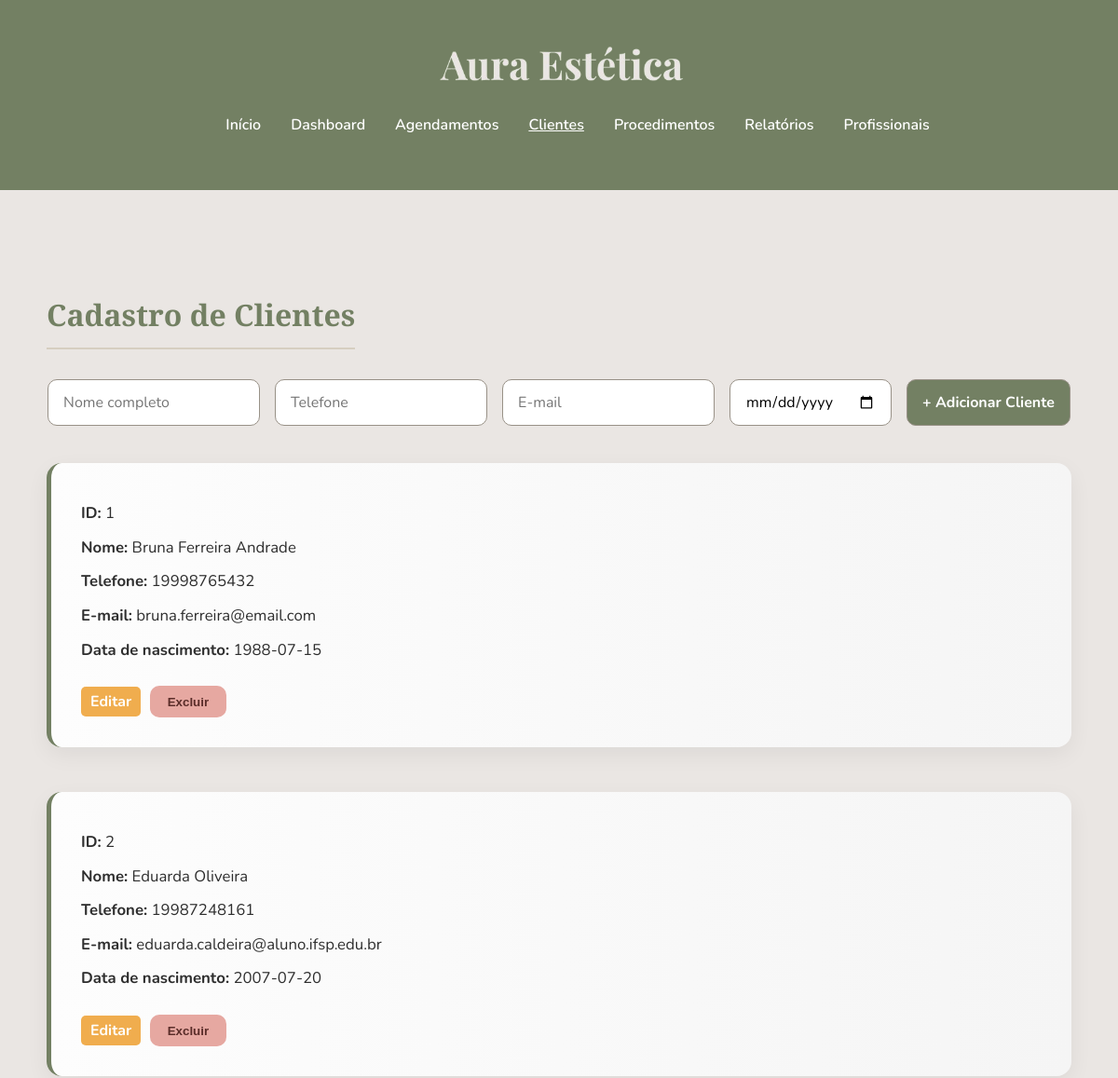
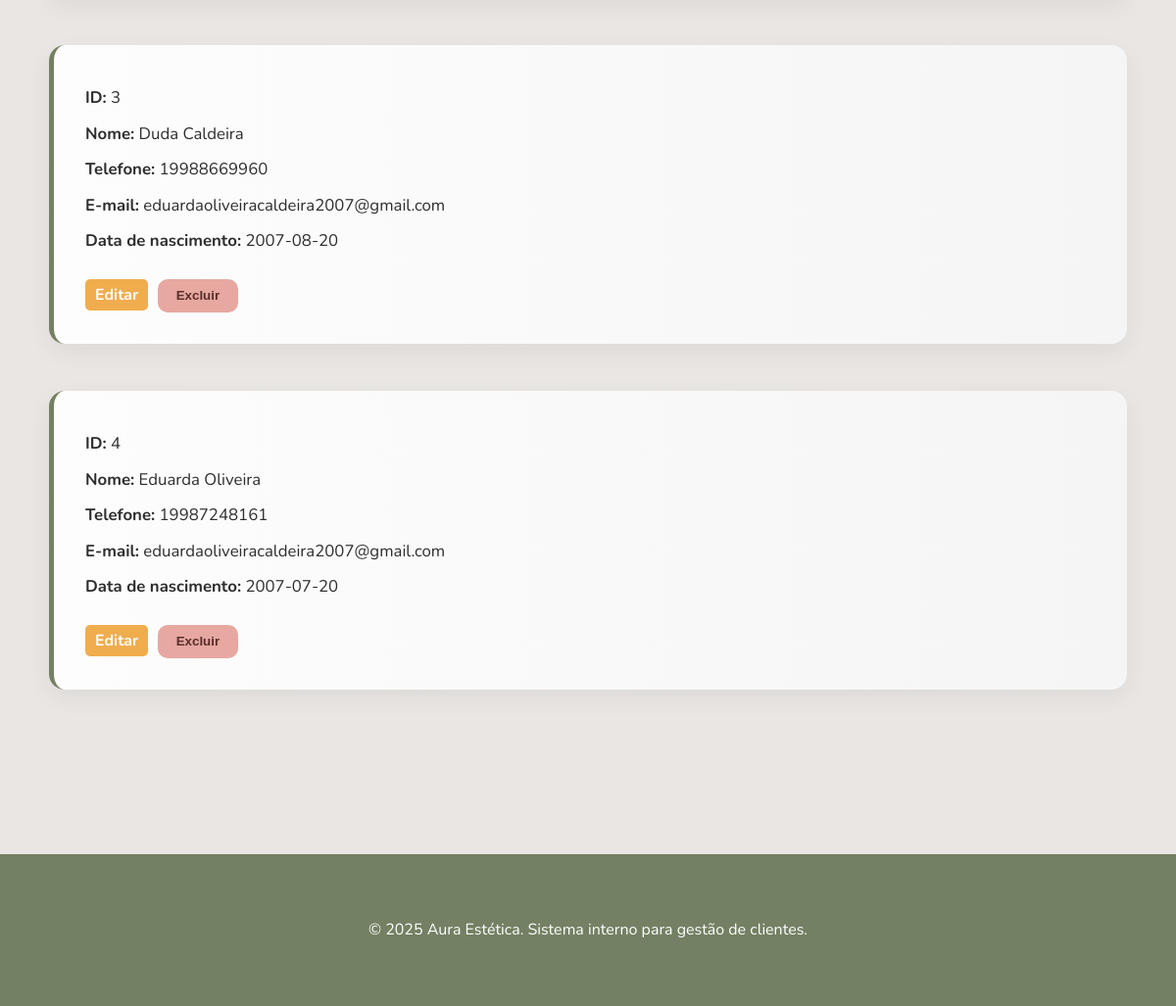
Screenshot of /clientes with the database file from the repository (2 pictures, top to bottom).
### app.py (models this page shows)
class Cliente(db.Model):
    id = db.Column(db.Integer, primary_key=True)
    nome = db.Column(db.String(100), nullable=False)
    telefone = db.Column(db.String(20), nullable=False)
    email = db.Column(db.String(100), nullable=False)
    data_nascimento = db.Column(db.String(10), nullable=False)

### app.py (the view, shortened to what this page needs)
@app.route('/clientes', methods=['GET', 'POST'])
def clientes():
    return render_template('clientes.html', clientes=Cliente.query.all(), cliente_em_edicao=None)

### templates/clientes.html (shortened to what this page needs)
<!DOCTYPE html>
<html lang="pt-br">
<head>
  <link rel="stylesheet" href="{{ url_for('static', filename='estilo/style.css') }}" />
</head>
<body>
  <header class="header">
    <div class="container header-flex">
      <div class="logo-container">
        <img src="{{ url_for('static', filename='img/logoAura.png') }}" alt="Logo Aura Estética" class="logo-img" />
      </div>
      <nav class="nav">
        <ul>
          <li><a href="{{ url_for('inicio') }}">Início</a></li>
          <li><a href="{{ url_for('dashboard') }}">Dashboard</a></li>
          <li><a href="{{ url_for('agendamentos') }}">Agendamentos</a></li>
          <li><a href="{{ url_for('clientes') }}" class="active">Clientes</a></li>
          <li><a href="{{ url_for('procedimentos') }}">Procedimentos</a></li>
          <li><a href="{{ url_for('relatorios') }}">Relatórios</a></li>
          <li><a href="{{ url_for('profissionais') }}">Profissionais</a></li>
        </ul>
      </nav>
    </div>
  </header>
  <section class="section">
    <div class="container">
      <h2>Cadastro de Clientes</h2>
      {% if not cliente_em_edicao %}
      <form method="POST" class="filter-form">
        <input type="text" name="nome" placeholder="Nome completo" required>
        <input type="text" name="telefone" placeholder="Telefone" required>
        <input type="email" name="email" placeholder="E-mail" required>
        <input type="date" name="data_nascimento" placeholder="Data de nascimento" required>
        <button type="submit" class="btn-adicionar">+ Adicionar Cliente</button>
      </form>
      {% endif %}
      <div class="agendamentos-lista" style="margin-top: 2rem;">
        {% for c in clientes %}
        <div class="agendamento">
          {% if cliente_em_edicao and cliente_em_edicao.id == c.id %}
          <form method="POST" action="{{ url_for('atualizar_cliente', id=c.id) }}">
            <input type="text" name="nome" value="{{ c.nome }}" required>
            <input type="text" name="telefone" value="{{ c.telefone }}" required>
            <input type="email" name="email" value="{{ c.email }}" required>
            <input type="date" name="data_nascimento" value="{{ c.data_nascimento }}" required>
            <button type="submit" class="btn-adicionar">Salvar</button>
            <a href="{{ url_for('clientes') }}" class="btn-cancelar">Cancelar</a>
          </form>
          {% else %}
          <p><strong>ID:</strong> {{ c.id }}</p>
          <p><strong>Nome:</strong> {{ c.nome }}</p>
          <p><strong>Telefone:</strong> {{ c.telefone }}</p>
          <p><strong>E-mail:</strong> {{ c.email }}</p>
          <p><strong>Data de nascimento:</strong> {{ c.data_nascimento }}</p>
          <form action="{{ url_for('editar_cliente', id=c.id) }}" method="POST" style="display: inline;">
            <button type="submit" class="btn-editar">Editar</button>
          </form>
          <form action="{{ url_for('excluir_cliente', id=c.id) }}" method="POST" style="display: inline;" onsubmit="return confirm('Deseja realmente excluir este cliente?')">
            <button type="submit" class="btn-cancelar">Excluir</button>
          </form>
          {% endif %}
        </div>
        {% else %}
        <p>Nenhum cliente cadastrado ainda.</p>
        {% endfor %}
      </div>
    </div>
  </section>
  <footer class="footer">
    <div class="container">
      <p>&copy; 2025 Aura Estética. Sistema interno para gestão de clientes.</p>
    </div>
  </footer>
</body>
</html>

### static/estilo/style.css (style rules this page uses)
:root { --verde-oliva: #738063; --rosa-claro: #DBC3CB; --rosado: #DCC3D4; --areia: #D6CEC0; --fundo-claro: #EAE6E3; --cinza-neutro: #989187; --texto-escuro: #2e2e2e; --branco: #ffffff; --sombra: rgba(0, 0, 0, 0.05); }
html, body { margin: 0; padding: 0; height: 100%; }
body { font-family: 'Nunito', sans-serif; background-color: var(--fundo-claro); color: var(--texto-escuro); line-height: 1.7; min-height: 100vh; display: flex; flex-direction: column; }
h1, h2, h3 { font-family: 'Playfair Display', serif; color: var(--verde-oliva); }
.container { max-width: 1100px; margin: auto; padding: 1rem; }
.header { background-color: var(--verde-oliva); color: var(--branco); padding: 2rem 0 1.5rem 0; text-align: center; }
.nav ul { list-style: none; display: flex; flex-wrap: wrap; justify-content: center; gap: 2rem; margin-top: 1rem; color: #D6CEC0; }
.nav a { text-decoration: none; color: var(--branco); font-weight: 600; transition: 0.3s; }
.nav a:hover, .nav .active { text-decoration: underline; }
.section { padding: 4rem 1rem; background-color: var(--fundo-claro); }
h2 { margin-bottom: 2rem; font-size: 2rem; text-align: center; border-bottom: 2px solid var(--areia); padding-bottom: 0.5rem; display: inline-block; }
.filter-form { display: flex; flex-wrap: wrap; gap: 1rem; margin-bottom: 2.5rem; justify-content: center; }
.filter-form input, .filter-form select, .filter-form button { padding: 0.75rem 1rem; border-radius: 10px; border: 1px solid var(--cinza-neutro); font-size: 1rem; font-family: 'Nunito', sans-serif; }
.filter-form button { background-color: var(--verde-oliva); color: var(--branco); font-weight: bold; cursor: pointer; transition: 0.3s; }
.agendamentos-lista { display: flex; flex-direction: column; gap: 1.5rem; }
.agendamento { background: linear-gradient(to right, #fdfdfd, #f5f5f5); border-left: 5px solid var(--verde-oliva); padding: 2rem; margin-bottom: 1.5rem; border-radius: 16px; box-shadow: 0 8px 24px rgba(0, 0, 0, 0.06); transition: transform 0.3s ease; }
.agendamento p { font-size: 1.05rem; margin: 0.5rem 0; }
.agendamento button { margin-top: 1rem; }
.btn-cancelar { background-color: #e6a8a1; color: #5a2d29; border: none; padding: 0.6rem 1.2rem; border-radius: 10px; font-weight: bold; cursor: pointer; transition: 0.3s; }
.btn-confirmar, .btn-adicionar, .btn-exportar { background-color: var(--rosa-claro); color: var(--branco); border: none; padding: 0.8rem 1.5rem; border-radius: 12px; cursor: pointer; font-weight: bold; transition: 0.3s; font-family: 'Nunito', sans-serif; }
.btn-editar { background-color: var(--rosa-claro); color: var(--branco); border: none; padding: 0.6rem 1.2rem; border-radius: 10px; font-weight: 700; cursor: pointer; transition: background-color 0.3s ease; font-family: 'Nunito', sans-serif; font-size: 1rem; text-decoration: none; display: inline-block; margin-right: 0.5rem; }
.footer { background-color: var(--verde-oliva); color: var(--branco); text-align: center; padding: 2rem 1rem; font-size: 1rem; margin-top: 4rem; font-family: 'Nunito', sans-serif; }
.logo-img { width: auto; height: 48px; object-fit: contain; background-color: transparent; border-radius: 0; }

### templates/clientes.html (style rules this page uses)
.btn-editar { background-color: #f0ad4e; color: white; padding: 5px 10px; border: none; border-radius: 5px; cursor: pointer; margin-right: 5px; }

### rows the page displays
Cliente: id "1", nome "Bruna Ferreira Andrade", telefone "19998765432", email "bruna.ferreira@email.com", data_nascimento "1988-07-15"
Cliente: id "2", nome "Eduarda Oliveira", telefone "19987248161", email "eduarda.caldeira@aluno.ifsp.edu.br", data_nascimento "2007-07-20"
Cliente: id "3", nome "Duda Caldeira", telefone "19988669960", email "eduardaoliveiracaldeira2007@gmail.com", data_nascimento "2007-08-20"
Cliente: id "4", nome "Eduarda Oliveira", telefone "19987248161", email "eduardaoliveiracaldeira2007@gmail.com", data_nascimento "2007-07-20"
